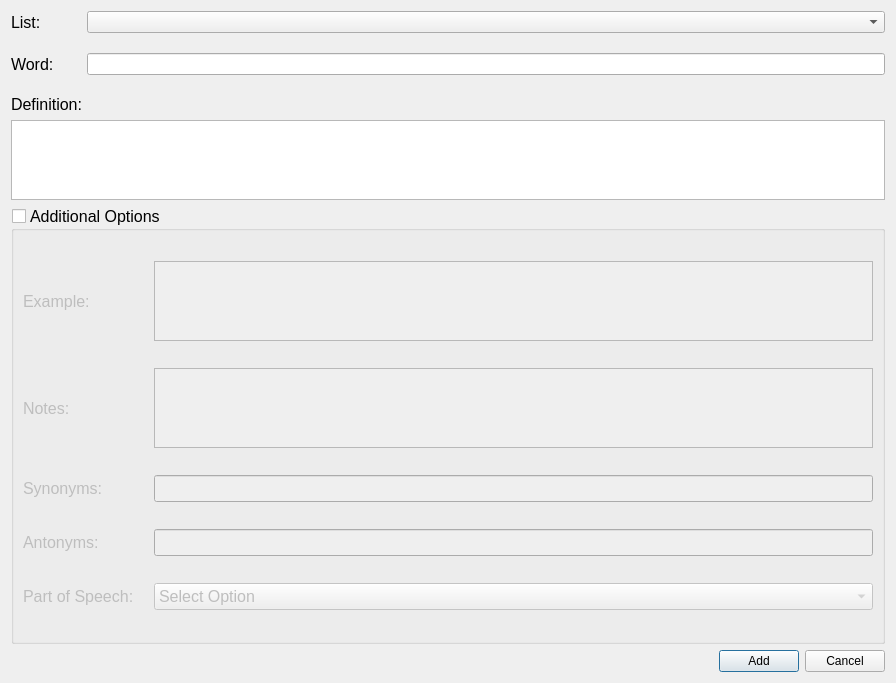
<?xml version="1.0" encoding="UTF-8"?>
<ui version="4.0">
 <class>AddCardWindow</class>
 <widget class="QDialog" name="AddCardWindow">
  <property name="geometry">
   <rect>
    <x>0</x>
    <y>0</y>
    <width>896</width>
    <height>683</height>
   </rect>
  </property>
  <property name="windowTitle">
   <string>Dialog</string>
  </property>
  <layout class="QVBoxLayout" name="verticalLayout">
   <item>
    <layout class="QHBoxLayout" name="horizontalLayout_6">
     <item>
      <widget class="QLabel" name="label_3">
       <property name="maximumSize">
        <size>
         <width>70</width>
         <height>50</height>
        </size>
       </property>
       <property name="font">
        <font>
         <pointsize>12</pointsize>
        </font>
       </property>
       <property name="text">
        <string>List: </string>
       </property>
      </widget>
     </item>
     <item>
      <widget class="QComboBox" name="comboBox"/>
     </item>
    </layout>
   </item>
   <item>
    <layout class="QHBoxLayout" name="horizontalLayout_7">
     <item>
      <widget class="QLabel" name="label_4">
       <property name="minimumSize">
        <size>
         <width>0</width>
         <height>50</height>
        </size>
       </property>
       <property name="maximumSize">
        <size>
         <width>70</width>
         <height>50</height>
        </size>
       </property>
       <property name="font">
        <font>
         <pointsize>12</pointsize>
        </font>
       </property>
       <property name="text">
        <string>Word:         </string>
       </property>
      </widget>
     </item>
     <item>
      <widget class="QLineEdit" name="lineEdit"/>
     </item>
    </layout>
   </item>
   <item>
    <widget class="QLabel" name="label_2">
     <property name="maximumSize">
      <size>
       <width>16777215</width>
       <height>20</height>
      </size>
     </property>
     <property name="font">
      <font>
       <pointsize>12</pointsize>
      </font>
     </property>
     <property name="text">
      <string>Definition:</string>
     </property>
    </widget>
   </item>
   <item>
    <layout class="QHBoxLayout" name="horizontalLayout_4">
     <item>
      <widget class="QTextEdit" name="textEdit_2">
       <property name="sizePolicy">
        <sizepolicy hsizetype="Minimum" vsizetype="Minimum">
         <horstretch>0</horstretch>
         <verstretch>0</verstretch>
        </sizepolicy>
       </property>
       <property name="maximumSize">
        <size>
         <width>16777215</width>
         <height>80</height>
        </size>
       </property>
       <property name="font">
        <font>
         <pointsize>12</pointsize>
        </font>
       </property>
      </widget>
     </item>
    </layout>
   </item>
   <item>
    <widget class="QGroupBox" name="groupBox">
     <property name="font">
      <font>
       <pointsize>12</pointsize>
      </font>
     </property>
     <property name="title">
      <string>Additional Options</string>
     </property>
     <property name="flat">
      <bool>false</bool>
     </property>
     <property name="checkable">
      <bool>true</bool>
     </property>
     <property name="checked">
      <bool>false</bool>
     </property>
     <layout class="QVBoxLayout" name="verticalLayout_2">
      <item>
       <layout class="QHBoxLayout" name="horizontalLayout_3">
        <item>
         <widget class="QLabel" name="label_5">
          <property name="font">
           <font>
            <pointsize>12</pointsize>
           </font>
          </property>
          <property name="text">
           <string>Example:             </string>
          </property>
         </widget>
        </item>
        <item>
         <widget class="QTextEdit" name="textEdit">
          <property name="maximumSize">
           <size>
            <width>16777215</width>
            <height>80</height>
           </size>
          </property>
          <property name="font">
           <font>
            <pointsize>12</pointsize>
           </font>
          </property>
         </widget>
        </item>
       </layout>
      </item>
      <item>
       <layout class="QHBoxLayout" name="horizontalLayout_10">
        <item>
         <widget class="QLabel" name="label_8">
          <property name="maximumSize">
           <size>
            <width>125</width>
            <height>16777215</height>
           </size>
          </property>
          <property name="font">
           <font>
            <pointsize>12</pointsize>
           </font>
          </property>
          <property name="text">
           <string>Notes:                  </string>
          </property>
         </widget>
        </item>
        <item>
         <widget class="QTextEdit" name="textEdit_3">
          <property name="maximumSize">
           <size>
            <width>16777215</width>
            <height>80</height>
           </size>
          </property>
         </widget>
        </item>
       </layout>
      </item>
      <item>
       <layout class="QHBoxLayout" name="horizontalLayout">
        <item>
         <widget class="QLabel" name="label">
          <property name="maximumSize">
           <size>
            <width>125</width>
            <height>16777215</height>
           </size>
          </property>
          <property name="font">
           <font>
            <pointsize>12</pointsize>
           </font>
          </property>
          <property name="text">
           <string>Synonyms:            </string>
          </property>
         </widget>
        </item>
        <item>
         <widget class="QLineEdit" name="lineEdit_2"/>
        </item>
       </layout>
      </item>
      <item>
       <layout class="QHBoxLayout" name="horizontalLayout_5">
        <item>
         <widget class="QLabel" name="label_7">
          <property name="maximumSize">
           <size>
            <width>125</width>
            <height>16777215</height>
           </size>
          </property>
          <property name="font">
           <font>
            <pointsize>12</pointsize>
           </font>
          </property>
          <property name="text">
           <string>Antonyms:           </string>
          </property>
         </widget>
        </item>
        <item>
         <widget class="QLineEdit" name="lineEdit_3"/>
        </item>
       </layout>
      </item>
      <item>
       <layout class="QHBoxLayout" name="horizontalLayout_8">
        <item>
         <widget class="QLabel" name="label_6">
          <property name="maximumSize">
           <size>
            <width>125</width>
            <height>16777215</height>
           </size>
          </property>
          <property name="font">
           <font>
            <pointsize>12</pointsize>
           </font>
          </property>
          <property name="text">
           <string>Part of Speech:</string>
          </property>
         </widget>
        </item>
        <item>
         <widget class="QComboBox" name="comboBox_2">
          <item>
           <property name="text">
            <string>Select Option</string>
           </property>
          </item>
          <item>
           <property name="text">
            <string>Noun</string>
           </property>
          </item>
          <item>
           <property name="text">
            <string>Verb</string>
           </property>
          </item>
          <item>
           <property name="text">
            <string>Adjective</string>
           </property>
          </item>
          <item>
           <property name="text">
            <string>Adverb</string>
           </property>
          </item>
         </widget>
        </item>
       </layout>
      </item>
     </layout>
    </widget>
   </item>
   <item>
    <layout class="QHBoxLayout" name="horizontalLayout_2">
     <item>
      <spacer name="horizontalSpacer">
       <property name="orientation">
        <enum>Qt::Orientation::Horizontal</enum>
       </property>
       <property name="sizeHint" stdset="0">
        <size>
         <width>40</width>
         <height>20</height>
        </size>
       </property>
      </spacer>
     </item>
     <item>
      <widget class="QPushButton" name="addButton">
       <property name="text">
        <string>Add</string>
       </property>
      </widget>
     </item>
     <item>
      <widget class="QPushButton" name="cancelButton">
       <property name="text">
        <string>Cancel</string>
       </property>
      </widget>
     </item>
    </layout>
   </item>
  </layout>
 </widget>
 <resources/>
 <connections/>
</ui>
